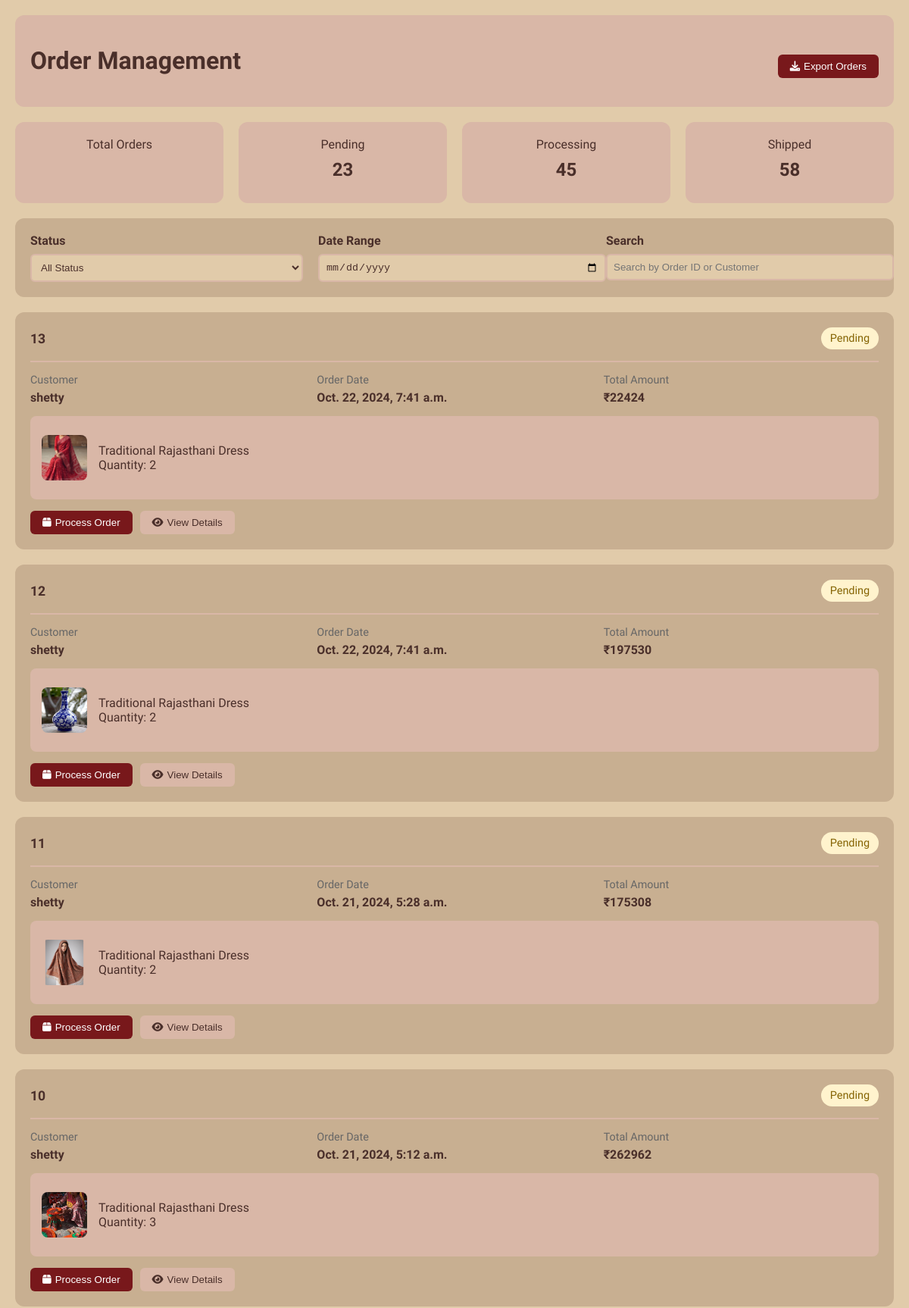
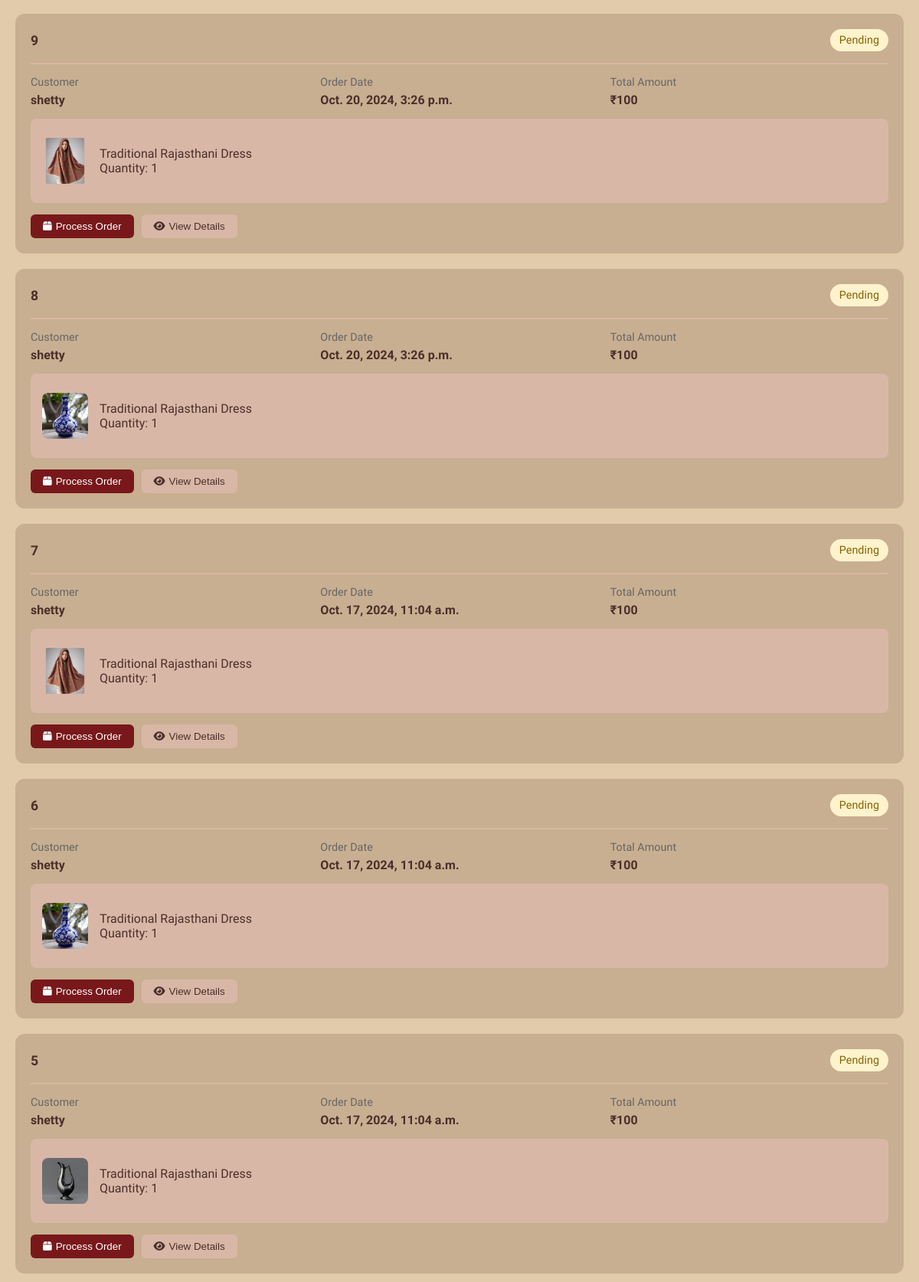
Screenshot of /sorders/ (signed in, upper part) with the database file from the repository (2 pictures, top to bottom).
### products/models.py (models this page shows, shortened)
class order(models.Model):
    buyer = models.ForeignKey(User, on_delete=models.SET_NULL, null=True)
    seller = models.ForeignKey(seller, on_delete=models.SET_NULL, null=True)
    product = models.ForeignKey(Product, on_delete=models.SET_NULL, null=True)
    quantity = models.IntegerField(default=1)
    created = models.DateTimeField(auto_now_add=True)
    total=models.IntegerField(default=100)
    address=models.ForeignKey(address,on_delete=models.CASCADE,default=1)

class Product(models.Model):
    name = models.CharField(max_length=255,default='not specified')
    description = models.TextField()
    price = models.DecimalField(max_digits=10, decimal_places=2,null=True, blank=True)
    product_type = models.ForeignKey(ProductType, on_delete=models.CASCADE)  # Type-based categorization
    sub_type = models.ForeignKey(substate, on_delete=models.CASCADE,default=1)   # State-based categorization
    image = models.ImageField(upload_to='product_images/',default='aunty1.jpg', null=True, blank=True)  # Add image field
    seller = models.ForeignKey(seller, on_delete=models.CASCADE,default=1)
    stock = models.BooleanField(default=True)

### products/views.py (the view)
# urls.py: path('sorders/', views.sorders, name='sorders'),
@login_required(login_url='slogin2')
def sorders(request):
    user=request.user
    sell=get_object_or_404( seller ,user=user)
    ord=order.objects.filter(seller=sell)[::-1]
    return render(request,'products/sellerorders.html',{'ord':ord})

### products/templates/products/sellerorders.html (shortened to what this page needs)
<!DOCTYPE html>
<html lang="en">
<head>
    <link href="https://cdnjs.cloudflare.com/ajax/libs/font-awesome/6.0.0/css/all.min.css" rel="stylesheet">
</head>
<body>
    <div class="dashboard-container">
        <div class="dashboard-header">
            <h1>Order Management</h1>
            <div class="action-buttons">
                <button class="action-btn primary-btn">
                    <i class="fas fa-download"></i> Export Orders
                </button>
            </div>
        </div>
        <div class="stats">
            <div class="stat-card">
                <div class="stat-label">Total Orders</div>
            </div>
            <div class="stat-card">
                <div class="stat-label">Pending</div>
                <div class="stat-value">23</div>
            </div>
            <div class="stat-card">
                <div class="stat-label">Processing</div>
                <div class="stat-value">45</div>
            </div>
            <div class="stat-card">
                <div class="stat-label">Shipped</div>
                <div class="stat-value">58</div>
            </div>
        </div>
        <div class="filters">
            <div class="filter-group">
                <label>Status</label>
                <select>
                    <option value="">All Status</option>
                </select>
            </div>
            <div class="filter-group">
                <label>Date Range</label>
                <input type="date">
            </div>
            <div class="filter-group">
                <label>Search</label>
                <input type="text" placeholder="Search by Order ID or Customer">
            </div>
        </div>
        <div class="orders-grid">
            {% for o in ord %}
            <div class="order-card">
                <div class="order-header">
                    <span class="order-id">{{o.id}}</span>
                    <span class="order-status status-pending">Pending</span>
                </div>
                <div class="order-details">
                    <div class="detail-group">
                        <span class="detail-label">Customer</span>
                        <span class="detail-value">{{o.buyer}}</span>
                    </div>
                    <div class="detail-group">
                        <span class="detail-label">Order Date</span>
                        <span class="detail-value">{{o.created}}</span>
                    </div>
                    <div class="detail-group">
                        <span class="detail-label">Total Amount</span>
                        <span class="detail-value">₹{{ o.total}}</span>
                    </div>
                </div>
                <div class="order-items">
                    <div class="item">
                        <img src="{{o.product.image.url}}" alt="Product" class="item-image">
                        <div class="item-details">
                            <div class="item-name">Traditional Rajasthani Dress</div>
                            <div class="item-quantity">Quantity: {{o.quantity}}</div>
                        </div>
                    </div>
                </div>
                <div class="action-buttons">
                    <button class="action-btn primary-btn">
                        <i class="fas fa-box"></i> Process Order
                    </button>
                    <button class="action-btn secondary-btn">
                        <i class="fas fa-eye"></i> View Details
                    </button>
                </div>
            </div>
            {% endfor %}
</body>
</html>

### products/templates/products/sellerorders.html (style rules this page uses)
body { margin: 0; padding: 20px; background-color: #E1CBAA; color: #4a2f2a; font-family: 'Aclonica', sans-serif; }
.dashboard-container { max-width: 1200px; margin: 0 auto; animation: fadeInUp 0.8s ease-out; }
.dashboard-header { background-color: #d9b7a7; padding: 20px; border-radius: 12px; margin-bottom: 20px; display: flex; justify-content: space-between; align-items: center; }
.filters { background-color: #c8af91; padding: 20px; border-radius: 12px; margin-bottom: 20px; display: flex; gap: 20px; flex-wrap: wrap; }
.filter-group { flex: 1; min-width: 200px; }
.filter-group label { display: block; margin-bottom: 8px; font-weight: bold; }
.filter-group select, .filter-group input { width: 100%; padding: 8px; border: 2px solid #d9b7a7; border-radius: 6px; background-color: #E1CBAA; color: #4a2f2a; }
.orders-grid { display: grid; gap: 20px; animation: slideIn 0.5s ease-out; }
.order-card { background-color: #c8af91; border-radius: 12px; padding: 20px; transition: transform 0.3s ease; }
.order-header { display: flex; justify-content: space-between; align-items: center; margin-bottom: 15px; padding-bottom: 15px; border-bottom: 2px solid #d9b7a7; }
.order-id { font-weight: bold; font-size: 1.1em; }
.order-status { padding: 6px 12px; border-radius: 20px; font-size: 0.9em; }
.status-pending { background-color: #fff3cd; color: #856404; }
.order-details { display: grid; grid-template-columns: repeat(auto-fit, minmax(200px, 1fr)); gap: 15px; margin-bottom: 15px; }
.detail-group { display: flex; flex-direction: column; }
.detail-label { font-size: 0.9em; color: #666; margin-bottom: 5px; }
.detail-value { font-weight: bold; }
.order-items { background-color: #d9b7a7; border-radius: 8px; padding: 15px; margin-top: 15px; }
.item { display: flex; align-items: center; padding: 10px 0; border-bottom: 1px solid #c8af91; }
.item:last-child { border-bottom: none; }
.item-image { width: 60px; height: 60px; border-radius: 8px; margin-right: 15px; object-fit: cover; }
.action-buttons { display: flex; gap: 10px; margin-top: 15px; }
.action-btn { padding: 8px 16px; border: none; border-radius: 6px; cursor: pointer; transition: background-color 0.3s ease; display: flex; align-items: center; gap: 5px; }
.primary-btn { background-color: #78181B; color: white; }
.secondary-btn { background-color: #d9b7a7; color: #4a2f2a; }
.stats { display: grid; grid-template-columns: repeat(auto-fit, minmax(200px, 1fr)); gap: 20px; margin-bottom: 20px; }
.stat-card { background-color: #d9b7a7; padding: 20px; border-radius: 12px; text-align: center; }
.stat-value { font-size: 24px; font-weight: bold; margin: 10px 0; }

### rows the page displays
order: id "13", buyer "shetty", created "Oct. 22, 2024, 7:41 a.m.", total "22424", product.image (picture), quantity "2"
order: id "12", buyer "shetty", created "Oct. 22, 2024, 7:41 a.m.", total "197530", product.image (picture), quantity "2"
order: id "11", buyer "shetty", created "Oct. 21, 2024, 5:28 a.m.", total "175308", product.image (picture), quantity "2"
order: id "10", buyer "shetty", created "Oct. 21, 2024, 5:12 a.m.", total "262962", product.image (picture), quantity "3"
order: id "9", buyer "shetty", created "Oct. 20, 2024, 3:26 p.m.", total "100", product.image (picture), quantity "1"
order: id "8", buyer "shetty", created "Oct. 20, 2024, 3:26 p.m.", total "100", product.image (picture), quantity "1"
order: id "7", buyer "shetty", created "Oct. 17, 2024, 11:04 a.m.", total "100", product.image (picture), quantity "1"
order: id "6", buyer "shetty", created "Oct. 17, 2024, 11:04 a.m.", total "100", product.image (picture), quantity "1"
order: id "5", buyer "shetty", created "Oct. 17, 2024, 11:04 a.m.", total "100", product.image (picture), quantity "1"
